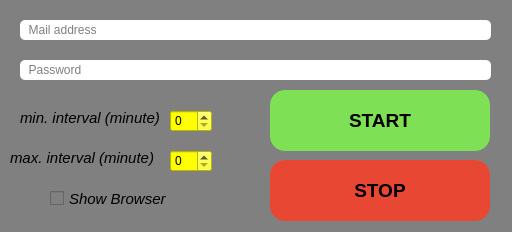
<?xml version="1.0" encoding="UTF-8"?>
<ui version="4.0">
 <class>Form</class>
 <widget class="QWidget" name="Form">
  <property name="geometry">
   <rect>
    <x>0</x>
    <y>0</y>
    <width>512</width>
    <height>232</height>
   </rect>
  </property>
  <property name="windowTitle">
   <string>PinterestBot</string>
  </property>
  <property name="windowIcon">
   <iconset>
    <normaloff>pinterest.png</normaloff>pinterest.png</iconset>
  </property>
  <property name="styleSheet">
   <string notr="true">background:gray;</string>
  </property>
  <widget class="QLineEdit" name="mail_address">
   <property name="geometry">
    <rect>
     <x>20</x>
     <y>20</y>
     <width>471</width>
     <height>20</height>
    </rect>
   </property>
   <property name="styleSheet">
    <string notr="true">background:white;
border-radius:5px;</string>
   </property>
   <property name="placeholderText">
    <string>  Mail address</string>
   </property>
  </widget>
  <widget class="QLineEdit" name="password">
   <property name="geometry">
    <rect>
     <x>20</x>
     <y>60</y>
     <width>471</width>
     <height>20</height>
    </rect>
   </property>
   <property name="styleSheet">
    <string notr="true">background:white;
border-radius:5px;</string>
   </property>
   <property name="placeholderText">
    <string>  Password</string>
   </property>
  </widget>
  <widget class="QPushButton" name="start_but">
   <property name="geometry">
    <rect>
     <x>270</x>
     <y>90</y>
     <width>220</width>
     <height>61</height>
    </rect>
   </property>
   <property name="font">
    <font>
     <pointsize>14</pointsize>
     <weight>75</weight>
     <bold>true</bold>
    </font>
   </property>
   <property name="styleSheet">
    <string notr="true">background:#7de055;
border-radius:15px;</string>
   </property>
   <property name="text">
    <string>START</string>
   </property>
  </widget>
  <widget class="QPushButton" name="stop_but">
   <property name="geometry">
    <rect>
     <x>270</x>
     <y>160</y>
     <width>220</width>
     <height>61</height>
    </rect>
   </property>
   <property name="font">
    <font>
     <pointsize>14</pointsize>
     <weight>75</weight>
     <bold>true</bold>
    </font>
   </property>
   <property name="styleSheet">
    <string notr="true">background:#e84833;
border-radius:15px;</string>
   </property>
   <property name="text">
    <string>STOP</string>
   </property>
  </widget>
  <widget class="QCheckBox" name="show_browser">
   <property name="geometry">
    <rect>
     <x>50</x>
     <y>190</y>
     <width>121</width>
     <height>17</height>
    </rect>
   </property>
   <property name="font">
    <font>
     <pointsize>11</pointsize>
     <italic>true</italic>
    </font>
   </property>
   <property name="text">
    <string>Show Browser</string>
   </property>
  </widget>
  <widget class="QSpinBox" name="min_int">
   <property name="geometry">
    <rect>
     <x>170</x>
     <y>110</y>
     <width>42</width>
     <height>22</height>
    </rect>
   </property>
   <property name="styleSheet">
    <string notr="true">background:yellow;</string>
   </property>
  </widget>
  <widget class="QSpinBox" name="max_int">
   <property name="geometry">
    <rect>
     <x>170</x>
     <y>150</y>
     <width>42</width>
     <height>22</height>
    </rect>
   </property>
   <property name="styleSheet">
    <string notr="true">background:yellow;</string>
   </property>
  </widget>
  <widget class="QLabel" name="label_3">
   <property name="geometry">
    <rect>
     <x>20</x>
     <y>110</y>
     <width>141</width>
     <height>16</height>
    </rect>
   </property>
   <property name="font">
    <font>
     <pointsize>11</pointsize>
     <italic>true</italic>
    </font>
   </property>
   <property name="text">
    <string>min. interval (minute)</string>
   </property>
  </widget>
  <widget class="QLabel" name="label_4">
   <property name="geometry">
    <rect>
     <x>10</x>
     <y>150</y>
     <width>151</width>
     <height>16</height>
    </rect>
   </property>
   <property name="font">
    <font>
     <pointsize>11</pointsize>
     <italic>true</italic>
    </font>
   </property>
   <property name="text">
    <string>max. interval (minute)</string>
   </property>
  </widget>
 </widget>
 <resources/>
 <connections/>
</ui>
